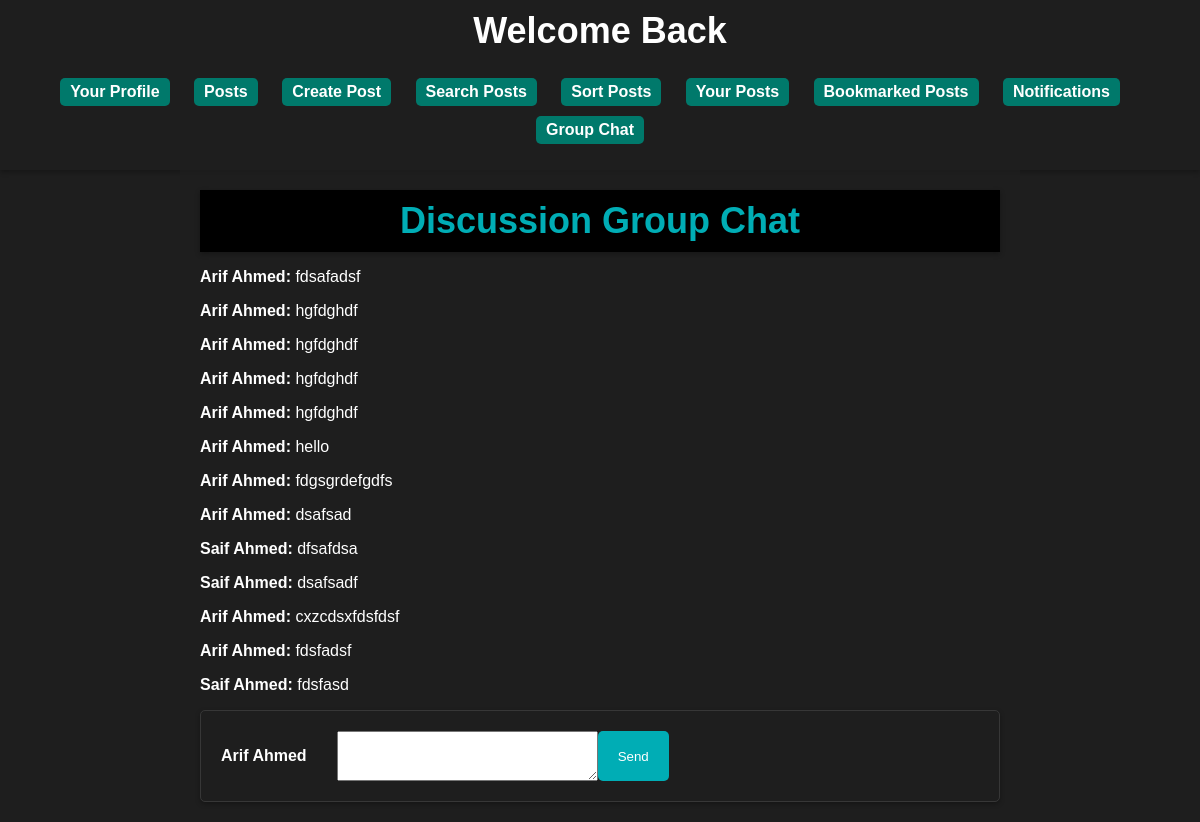
The page /users/teertho/chat (signed in) on the database its author committed.
### users/models.py (models this page shows)
class Discussion(models.Model):
    user = models.ForeignKey(Register, on_delete=models.CASCADE)
    message = models.CharField(max_length=1000)

class Register(models.Model):
    username=models.CharField(max_length=30)
    email=models.EmailField()
    password=models.CharField(max_length=100)
    nid=models.IntegerField()

### users/views.py (the view)
# urls.py: path('<str:username>/chat', views.group_chat, name='group_chat'),
@csrf_exempt
def group_chat(request, username):
    username = request.session['username']
    user = Register.objects.get(username=username)
    if(request.method == "POST"):
        chat = request.POST['sendtext']
        ins = Discussion(user=user, message=chat)
        ins.save()
    discussions = Discussion.objects.all()
    return render(request, 'discussion.html', {'username': username, 'dis':discussions})

### users/templates/discussion.html (shortened to what this page needs)
{% extends 'profile_base.html' %}
{% block content %}
<body style="background-image: url('/static/bg11-.gif'); background-size: cover;">
    <header>
        <h1>Discussion Group Chat</h1>
    </header>
    <div class="chats">
        {% for i in dis %}
        <p><strong>{{i.user.username}}: </strong>{{i.message}}</p>
        {%endfor%}
    </div>
    <div class="inpbox">
        <form method="post" style="display: flex;">
            <p><strong>{{username}}</strong></p>
            <div style="display: flex; justify-content: baseline; margin-left: 30px;">
            <textarea name="sendtext" id="" cols="30" rows="2"></textarea>
            <button type="submit">Send</button>
            </div>
        </form>
    </div>
</body>
{% endblock %}

### users/static/style.css (style rules this page uses)
body { font-family: Arial, sans-serif; margin: 0; padding: 0; background: #1E1E1E; color: #fff; }
header { background-color: #000; color: #00ADB5; text-align: center; padding: 10px; box-shadow: 0 2px 5px rgba(0, 0, 0, 0.3); transition: background 0.3s, color 0.3s; }
header h1 { margin: 0; font-size: 36px; transition: font-size 0.3s; }
form { background: rgba(30, 30, 30, 0.7); color: #fff; padding: 20px; border: 1px solid #373737; border-radius: 5px; box-shadow: 0 2px 5px rgba(0, 0, 0, 0.3); transition: background 0.3s; }
button { background: #00ADB5; color: #fff; padding: 10px 20px; border: none; border-radius: 5px; cursor: pointer; transition: background 0.3s; }

### rows shown on the page
Discussion: user.username "Arif Ahmed", message "fdsafadsf"
Discussion: user.username "Arif Ahmed", message "hgfdghdf"
Discussion: user.username "Arif Ahmed", message "hgfdghdf"
Discussion: user.username "Arif Ahmed", message "hgfdghdf"
Discussion: user.username "Arif Ahmed", message "hgfdghdf"
Discussion: user.username "Arif Ahmed", message "hello"
Discussion: user.username "Arif Ahmed", message "fdgsgrdefgdfs"
Discussion: user.username "Arif Ahmed", message "dsafsad"
Discussion: user.username "Saif Ahmed", message "dfsafdsa"
Discussion: user.username "Saif Ahmed", message "dsafsadf"
Discussion: user.username "Arif Ahmed", message "cxzcdsxfdsfdsf"
Discussion: user.username "Arif Ahmed", message "fdsfadsf"
Discussion: user.username "Saif Ahmed", message "fdsfasd"
Register: username "Arif Ahmed"
